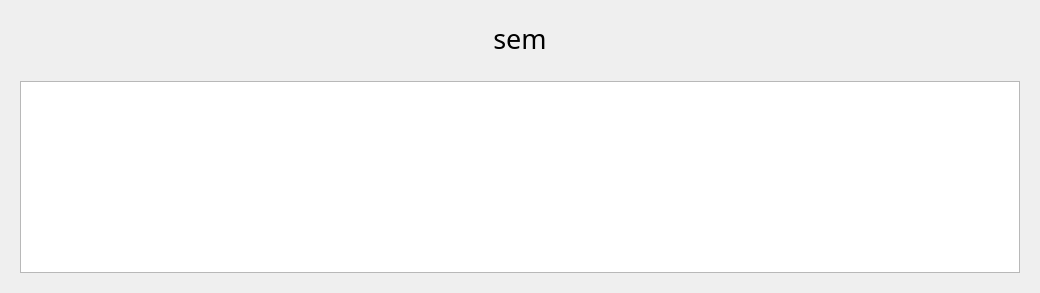
            <widget class="QWidget" name="student_tt">
             <layout class="QVBoxLayout" name="verticalLayout_39">
              <item>
               <widget class="QWidget" name="name_widget_4" native="true">
                <property name="minimumSize">
                 <size>
                  <width>0</width>
                  <height>50</height>
                 </size>
                </property>
                <property name="maximumSize">
                 <size>
                  <width>16777215</width>
                  <height>75</height>
                 </size>
                </property>
                <layout class="QHBoxLayout" name="horizontalLayout_28">
                 <item>
                  <widget class="QLabel" name="semester">
                   <property name="font">
                    <font>
                     <family>Orbitron</family>
                     <pointsize>20</pointsize>
                    </font>
                   </property>
                   <property name="text">
                    <string>sem</string>
                   </property>
                   <property name="alignment">
                    <set>Qt::AlignCenter</set>
                   </property>
                  </widget>
                 </item>
                </layout>
               </widget>
              </item>
              <item>
               <widget class="QWidget" name="widget_7" native="true">
                <layout class="QVBoxLayout" name="verticalLayout_35">
                 <item alignment="Qt::AlignHCenter">
                  <widget class="QTableView" name="tableView">
                   <property name="minimumSize">
                    <size>
                     <width>1000</width>
                     <height>0</height>
                    </size>
                   </property>
                   <property name="verticalScrollBarPolicy">
                    <enum>Qt::ScrollBarAlwaysOff</enum>
                   </property>
                   <property name="horizontalScrollBarPolicy">
                    <enum>Qt::ScrollBarAlwaysOff</enum>
                   </property>
                   <property name="editTriggers">
                    <set>QAbstractItemView::DoubleClicked</set>
                   </property>
                   <property name="alternatingRowColors">
                    <bool>true</bool>
                   </property>
                   <property name="wordWrap">
                    <bool>true</bool>
                   </property>
                   <property name="cornerButtonEnabled">
                    <bool>false</bool>
                   </property>
                   <attribute name="horizontalHeaderMinimumSectionSize">
                    <number>0</number>
                   </attribute>
                   <attribute name="horizontalHeaderDefaultSectionSize">
                    <number>0</number>
                   </attribute>
                  </widget>
                 </item>
                </layout>
               </widget>
              </item>
             </layout>
            </widget>
